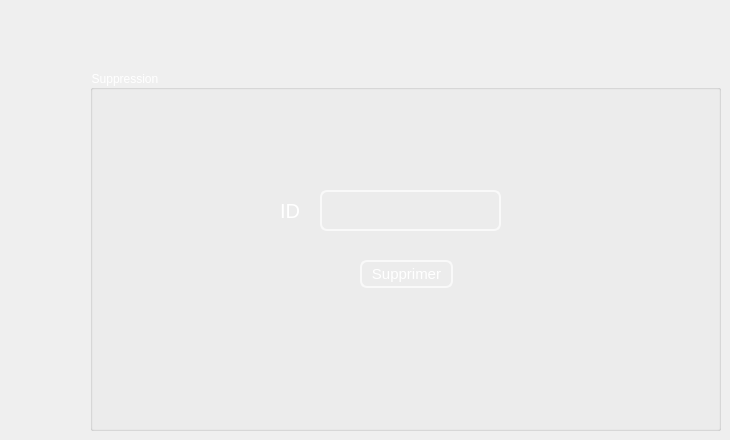
    <widget class="QWidget" name="tab">
     <attribute name="title">
      <string>Supprimer Commande</string>
     </attribute>
     <widget class="QGroupBox" name="suppression">
      <property name="geometry">
       <rect>
        <x>90</x>
        <y>70</y>
        <width>631</width>
        <height>361</height>
       </rect>
      </property>
      <property name="styleSheet">
       <string notr="true">
font: 75 15pt &quot;MS Shell Dlg 2&quot;;
color:white</string>
      </property>
      <property name="title">
       <string>Suppression</string>
      </property>
      <widget class="QLabel" name="label_12">
       <property name="geometry">
        <rect>
         <x>190</x>
         <y>120</y>
         <width>31</width>
         <height>41</height>
        </rect>
       </property>
       <property name="palette">
        <palette>
         <active>
          <colorrole role="WindowText">
           <brush brushstyle="SolidPattern">
            <color alpha="255">
             <red>255</red>
             <green>255</green>
             <blue>255</blue>
            </color>
           </brush>
          </colorrole>
          <colorrole role="Button">
           <brush brushstyle="SolidPattern">
            <color alpha="0">
             <red>0</red>
             <green>0</green>
             <blue>0</blue>
            </color>
           </brush>
          </colorrole>
          <colorrole role="Text">
           <brush brushstyle="SolidPattern">
            <color alpha="255">
             <red>255</red>
             <green>255</green>
             <blue>255</blue>
            </color>
           </brush>
          </colorrole>
          <colorrole role="ButtonText">
           <brush brushstyle="SolidPattern">
            <color alpha="255">
             <red>255</red>
             <green>255</green>
             <blue>255</blue>
            </color>
           </brush>
          </colorrole>
          <colorrole role="Base">
           <brush brushstyle="SolidPattern">
            <color alpha="0">
             <red>0</red>
             <green>0</green>
             <blue>0</blue>
            </color>
           </brush>
          </colorrole>
          <colorrole role="Window">
           <brush brushstyle="SolidPattern">
            <color alpha="0">
             <red>0</red>
             <green>0</green>
             <blue>0</blue>
            </color>
           </brush>
          </colorrole>
          <colorrole role="PlaceholderText">
           <brush brushstyle="SolidPattern">
            <color alpha="128">
             <red>255</red>
             <green>255</green>
             <blue>255</blue>
            </color>
           </brush>
          </colorrole>
         </active>
         <inactive>
          <colorrole role="WindowText">
           <brush brushstyle="SolidPattern">
            <color alpha="255">
             <red>255</red>
             <green>255</green>
             <blue>255</blue>
            </color>
           </brush>
          </colorrole>
          <colorrole role="Button">
           <brush brushstyle="SolidPattern">
            <color alpha="0">
             <red>0</red>
             <green>0</green>
             <blue>0</blue>
            </color>
           </brush>
          </colorrole>
          <colorrole role="Text">
           <brush brushstyle="SolidPattern">
            <color alpha="255">
             <red>255</red>
             <green>255</green>
             <blue>255</blue>
            </color>
           </brush>
          </colorrole>
          <colorrole role="ButtonText">
           <brush brushstyle="SolidPattern">
            <color alpha="255">
             <red>255</red>
             <green>255</green>
             <blue>255</blue>
            </color>
           </brush>
          </colorrole>
          <colorrole role="Base">
           <brush brushstyle="SolidPattern">
            <color alpha="0">
             <red>0</red>
             <green>0</green>
             <blue>0</blue>
            </color>
           </brush>
          </colorrole>
          <colorrole role="Window">
           <brush brushstyle="SolidPattern">
            <color alpha="0">
             <red>0</red>
             <green>0</green>
             <blue>0</blue>
            </color>
           </brush>
          </colorrole>
          <colorrole role="PlaceholderText">
           <brush brushstyle="SolidPattern">
            <color alpha="128">
             <red>255</red>
             <green>255</green>
             <blue>255</blue>
            </color>
           </brush>
          </colorrole>
         </inactive>
         <disabled>
          <colorrole role="WindowText">
           <brush brushstyle="SolidPattern">
            <color alpha="255">
             <red>255</red>
             <green>255</green>
             <blue>255</blue>
            </color>
           </brush>
          </colorrole>
          <colorrole role="Button">
           <brush brushstyle="SolidPattern">
            <color alpha="0">
             <red>0</red>
             <green>0</green>
             <blue>0</blue>
            </color>
           </brush>
          </colorrole>
          <colorrole role="Text">
           <brush brushstyle="SolidPattern">
            <color alpha="255">
             <red>255</red>
             <green>255</green>
             <blue>255</blue>
            </color>
           </brush>
          </colorrole>
          <colorrole role="ButtonText">
           <brush brushstyle="SolidPattern">
            <color alpha="255">
             <red>255</red>
             <green>255</green>
             <blue>255</blue>
            </color>
           </brush>
          </colorrole>
          <colorrole role="Base">
           <brush brushstyle="SolidPattern">
            <color alpha="0">
             <red>0</red>
             <green>0</green>
             <blue>0</blue>
            </color>
           </brush>
          </colorrole>
          <colorrole role="Window">
           <brush brushstyle="SolidPattern">
            <color alpha="0">
             <red>0</red>
             <green>0</green>
             <blue>0</blue>
            </color>
           </brush>
          </colorrole>
          <colorrole role="PlaceholderText">
           <brush brushstyle="SolidPattern">
            <color alpha="128">
             <red>0</red>
             <green>0</green>
             <blue>0</blue>
            </color>
           </brush>
          </colorrole>
         </disabled>
        </palette>
       </property>
       <property name="font">
        <font>
         <family>MS Shell Dlg 2</family>
         <pointsize>15</pointsize>
         <weight>9</weight>
         <italic>false</italic>
         <bold>false</bold>
        </font>
       </property>
       <property name="text">
        <string>ID</string>
       </property>
      </widget>
      <widget class="QLineEdit" name="supp">
       <property name="geometry">
        <rect>
         <x>230</x>
         <y>120</y>
         <width>181</width>
         <height>41</height>
        </rect>
       </property>
       <property name="styleSheet">
        <string notr="true">QLineEdit{
color: white;
background-color:Transparent;;
border-width: 2px;
border-color: #F9F9F9;
border-style: solid;
border-radius: 7;
padding: 3px;
font-size: 15px;

}
QLineEdit:focus
{border:2px solid #FBAD25;
}</string>
       </property>
       <property name="text">
        <string/>
       </property>
      </widget>
      <widget class="QPushButton" name="pb_supprimer">
       <property name="geometry">
        <rect>
         <x>270</x>
         <y>190</y>
         <width>93</width>
         <height>28</height>
        </rect>
       </property>
       <property name="styleSheet">
        <string notr="true">QPushButton{

color: white;
background-color:Transparent;;
border-width: 2px;
border-color: #F9F9F9;
border-style: solid;
border-radius: 7;
padding: 3px;
font-size: 15px;


}
QPushButton:focus
{border:2px solid #FBAD25;
}</string>
       </property>
       <property name="text">
        <string>Supprimer</string>
       </property>
      </widget>
     </widget>
    </widget>
